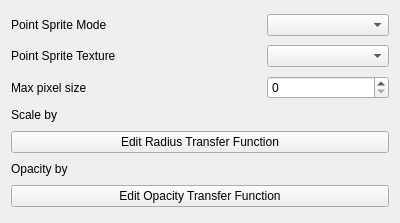
<?xml version="1.0" encoding="UTF-8"?>
<ui version="4.0">
 <class>PointSpriteControls</class>
 <widget class="QWidget" name="PointSpriteControls">
  <property name="geometry">
   <rect>
    <x>0</x>
    <y>0</y>
    <width>400</width>
    <height>223</height>
   </rect>
  </property>
  <property name="windowTitle">
   <string>Form</string>
  </property>
  <layout class="QGridLayout" name="gridLayout">
   <item row="0" column="0" colspan="2">
    <widget class="QLabel" name="ModeLabel">
     <property name="text">
      <string>Point Sprite Mode</string>
     </property>
    </widget>
   </item>
   <item row="0" column="2">
    <widget class="QComboBox" name="RenderMode"/>
   </item>
   <item row="1" column="0" colspan="2">
    <widget class="QLabel" name="TextureLabel">
     <property name="text">
      <string>Point Sprite Texture</string>
     </property>
    </widget>
   </item>
   <item row="1" column="2">
    <widget class="pqPointSpriteTextureComboBox" name="TextureCombo"/>
   </item>
   <item row="2" column="0">
    <widget class="QLabel" name="MaxPixelLabel">
     <property name="text">
      <string>Max pixel size</string>
     </property>
    </widget>
   </item>
   <item row="2" column="2">
    <widget class="QSpinBox" name="MaxPixelSize">
     <property name="toolTip">
      <string>Set the maximum size of the sprites in pixels. Hardware limitations may further reduce this value.</string>
     </property>
    </widget>
   </item>
   <item row="3" column="0">
    <widget class="QLabel" name="ScaleArrayLabel">
     <property name="text">
      <string>Scale by</string>
     </property>
    </widget>
   </item>
   <item row="3" column="1" colspan="2">
    <widget class="pqDisplayArrayWidget" name="ScaleBy" native="true">
     <property name="enabled">
      <bool>true</bool>
     </property>
     <property name="sizePolicy">
      <sizepolicy hsizetype="Minimum" vsizetype="Fixed">
       <horstretch>0</horstretch>
       <verstretch>0</verstretch>
      </sizepolicy>
     </property>
     <property name="toolTip">
      <string>&lt;html&gt;&lt;head&gt;&lt;meta name=&quot;qrichtext&quot; content=&quot;1&quot; /&gt;&lt;/head&gt;&lt;body style=&quot; white-space: pre-wrap; font-family:Sans Serif; font-size:9pt; font-weight:400; font-style:normal; text-decoration:none;&quot;&gt;&lt;p style=&quot; margin-top:0px; margin-bottom:0px; margin-left:0px; margin-right:0px; -qt-block-indent:0; text-indent:0px;&quot;&gt;Select method for coloring dataset geometry.&lt;/p&gt;&lt;/body&gt;&lt;/html&gt;</string>
     </property>
    </widget>
   </item>
   <item row="4" column="0" colspan="3">
    <widget class="QStackedWidget" name="RadiusStack">
     <property name="sizePolicy">
      <sizepolicy hsizetype="MinimumExpanding" vsizetype="Fixed">
       <horstretch>0</horstretch>
       <verstretch>0</verstretch>
      </sizepolicy>
     </property>
     <property name="frameShadow">
      <enum>QFrame::Plain</enum>
     </property>
     <property name="lineWidth">
      <number>1</number>
     </property>
     <property name="currentIndex">
      <number>0</number>
     </property>
     <widget class="QWidget" name="MappingRadiusPage">
      <property name="sizePolicy">
       <sizepolicy hsizetype="MinimumExpanding" vsizetype="Fixed">
        <horstretch>0</horstretch>
        <verstretch>0</verstretch>
       </sizepolicy>
      </property>
      <layout class="QGridLayout">
       <property name="horizontalSpacing">
        <number>0</number>
       </property>
       <property name="verticalSpacing">
        <number>6</number>
       </property>
       <property name="margin">
        <number>0</number>
       </property>
       <item row="0" column="1">
        <widget class="QPushButton" name="RadiusMapping">
         <property name="minimumSize">
          <size>
           <width>0</width>
           <height>0</height>
          </size>
         </property>
         <property name="text">
          <string>Edit Radius Transfer Function</string>
         </property>
        </widget>
       </item>
      </layout>
     </widget>
     <widget class="QWidget" name="ConstantRadiusPage">
      <property name="sizePolicy">
       <sizepolicy hsizetype="MinimumExpanding" vsizetype="Fixed">
        <horstretch>0</horstretch>
        <verstretch>0</verstretch>
       </sizepolicy>
      </property>
      <layout class="QHBoxLayout" name="_2">
       <property name="spacing">
        <number>6</number>
       </property>
       <property name="margin">
        <number>0</number>
       </property>
       <item>
        <widget class="QLabel" name="RadiusLabel">
         <property name="sizePolicy">
          <sizepolicy hsizetype="Preferred" vsizetype="Preferred">
           <horstretch>0</horstretch>
           <verstretch>0</verstretch>
          </sizepolicy>
         </property>
         <property name="layoutDirection">
          <enum>Qt::LeftToRight</enum>
         </property>
         <property name="text">
          <string>Radius</string>
         </property>
         <property name="alignment">
          <set>Qt::AlignLeading|Qt::AlignLeft|Qt::AlignVCenter</set>
         </property>
         <property name="margin">
          <number>0</number>
         </property>
        </widget>
       </item>
       <item>
        <widget class="pqDoubleEdit" name="RadiusEdit">
         <property name="sizePolicy">
          <sizepolicy hsizetype="Preferred" vsizetype="Preferred">
           <horstretch>0</horstretch>
           <verstretch>0</verstretch>
          </sizepolicy>
         </property>
         <property name="alignment">
          <set>Qt::AlignLeading|Qt::AlignLeft|Qt::AlignTop</set>
         </property>
        </widget>
       </item>
      </layout>
     </widget>
    </widget>
   </item>
   <item row="5" column="0">
    <widget class="QLabel" name="OpacityArrayLabel">
     <property name="text">
      <string>Opacity by</string>
     </property>
    </widget>
   </item>
   <item row="5" column="1" colspan="2">
    <widget class="pqDisplayArrayWidget" name="OpacityBy" native="true">
     <property name="enabled">
      <bool>true</bool>
     </property>
     <property name="sizePolicy">
      <sizepolicy hsizetype="Minimum" vsizetype="Fixed">
       <horstretch>0</horstretch>
       <verstretch>0</verstretch>
      </sizepolicy>
     </property>
     <property name="toolTip">
      <string>&lt;html&gt;&lt;head&gt;&lt;meta name=&quot;qrichtext&quot; content=&quot;1&quot; /&gt;&lt;/head&gt;&lt;body style=&quot; white-space: pre-wrap; font-family:Sans Serif; font-size:9pt; font-weight:400; font-style:normal; text-decoration:none;&quot;&gt;&lt;p style=&quot; margin-top:0px; margin-bottom:0px; margin-left:0px; margin-right:0px; -qt-block-indent:0; text-indent:0px;&quot;&gt;Select method for coloring dataset geometry.&lt;/p&gt;&lt;/body&gt;&lt;/html&gt;</string>
     </property>
    </widget>
   </item>
   <item row="6" column="0" colspan="3">
    <widget class="QStackedWidget" name="OpacityStack">
     <property name="sizePolicy">
      <sizepolicy hsizetype="MinimumExpanding" vsizetype="Fixed">
       <horstretch>0</horstretch>
       <verstretch>0</verstretch>
      </sizepolicy>
     </property>
     <property name="currentIndex">
      <number>0</number>
     </property>
     <widget class="QWidget" name="MappingOpacityPage">
      <property name="sizePolicy">
       <sizepolicy hsizetype="MinimumExpanding" vsizetype="Fixed">
        <horstretch>0</horstretch>
        <verstretch>0</verstretch>
       </sizepolicy>
      </property>
      <layout class="QGridLayout" name="_3">
       <property name="horizontalSpacing">
        <number>0</number>
       </property>
       <property name="verticalSpacing">
        <number>6</number>
       </property>
       <property name="margin">
        <number>0</number>
       </property>
       <item row="0" column="0">
        <widget class="QPushButton" name="OpacityMapping">
         <property name="text">
          <string>Edit Opacity Transfer Function</string>
         </property>
        </widget>
       </item>
      </layout>
     </widget>
     <widget class="QWidget" name="ConstantOpacityPage">
      <property name="sizePolicy">
       <sizepolicy hsizetype="MinimumExpanding" vsizetype="Fixed">
        <horstretch>0</horstretch>
        <verstretch>0</verstretch>
       </sizepolicy>
      </property>
      <layout class="QHBoxLayout" name="_4">
       <property name="spacing">
        <number>6</number>
       </property>
       <property name="margin">
        <number>0</number>
       </property>
       <item>
        <widget class="QLabel" name="OpacityLabel">
         <property name="layoutDirection">
          <enum>Qt::LeftToRight</enum>
         </property>
         <property name="text">
          <string>Opacity</string>
         </property>
        </widget>
       </item>
       <item>
        <widget class="QDoubleSpinBox" name="OpacitySpin">
         <property name="maximum">
          <double>1.000000000000000</double>
         </property>
         <property name="singleStep">
          <double>0.100000000000000</double>
         </property>
         <property name="value">
          <double>1.000000000000000</double>
         </property>
        </widget>
       </item>
      </layout>
     </widget>
    </widget>
   </item>
  </layout>
 </widget>
 <customwidgets>
  <customwidget>
   <class>pqDisplayArrayWidget</class>
   <extends>QWidget</extends>
   <header>pqDisplayArrayWidget.h</header>
  </customwidget>
  <customwidget>
   <class>pqDoubleEdit</class>
   <extends>QLineEdit</extends>
   <header>pqDoubleEdit.h</header>
  </customwidget>
  <customwidget>
   <class>pqPointSpriteTextureComboBox</class>
   <extends>QComboBox</extends>
   <header>pqPointSpriteTextureComboBox.h</header>
  </customwidget>
 </customwidgets>
 <resources/>
 <connections/>
</ui>
